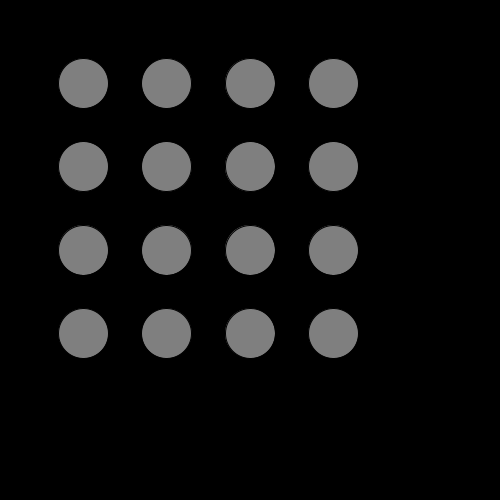
Frame 1 (no input)
Frame 60 (the mouse pressed at the canvas centre just before this capture): identical to frame 1, image omitted
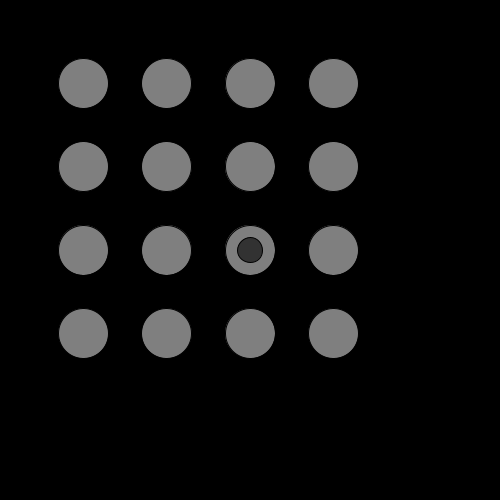
Frame 120 (the mouse held since frame 60 and released just before this capture)

The Processing sketch that drew these frames (run headless with seeded random() and noise(); from frame 60 on, the mouse is pressed at the canvas centre):

// Processing sketch: Memory
// ── Memory.pde
ArrayList bricks;

float brickNumX = 4;
float brickNumY = 4;

String[] idList = new String[int(brickNumX*brickNumY)];

void setup(){
  size(500,500);
  bricks = new ArrayList();
  
  float tmpX = width/(brickNumX+2);
  float tmpY = height/(brickNumY+2);
  for(int i = 0; i < brickNumX; i++){
    for(int j = 0; j < brickNumY; j++){
      bricks.add(new Brick(tmpX*(i+1),tmpY*(j+1),idList[((i+1)*(j+1))-1]));
    }
  }
}

void draw(){
  background(0);
  updateArrays();
}

void updateArrays(){
  for(int i = 0; i < bricks.size(); i++){
    if(((Brick) bricks.get(i)).active) ((Brick) bricks.get(i)).draw(); else bricks.remove(i);
  }
}

void mousePressed(){
  for(int i = 0; i < bricks.size(); i++){
    float tmpDist = dist(mouseX,mouseY,((Brick) bricks.get(i)).x,((Brick) bricks.get(i)).y);
    if(tmpDist < 25){
      ((Brick) bricks.get(i)).shown = true;
    }
  }
}

// ── Brick.pde
class Brick{
  boolean active = true;
  
  boolean shown = false;
  float x, y, vol;
  String id;
  
  Brick(float x, float y, String id){
    this.x = x;
    this.y = y;
    this.id = id;
    vol = 50;
  }
  
  void draw(){
    render();
  }
  
  void render(){
    fill(127);
    ellipse(x,y,vol,vol);
    
    if(shown){
      fill(50);
      ellipse(x,y,vol/2,vol/2);
    }
  }
}
